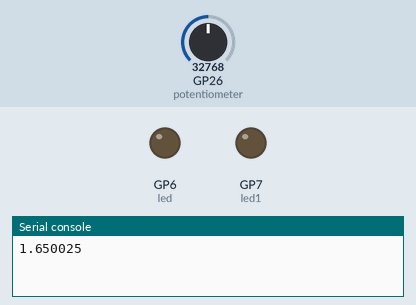
This program was run on a simulated Raspberry Pi Pico running MicroPython. Parts: output pins drawn as LEDs (lit = HIGH), the last lines printed to the serial console. The inputs (shaded band) are chosen by the test bench; at power-on: GP26 (potentiometer) = 32768 (analog values on the 0–65535 scale).

Above: at 1.2 s.
1.3 s: GP26 (potentiometer) set to 39056
5.2 s: GP26 (potentiometer) set to 40160
At 9.1 s:
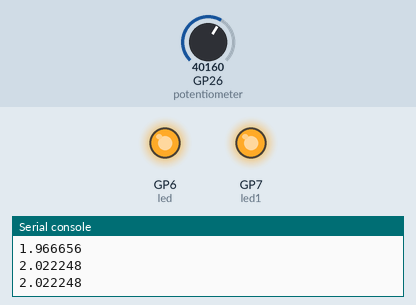
9.5 s: GP26 (potentiometer) set to 32767
At 13.2 s:
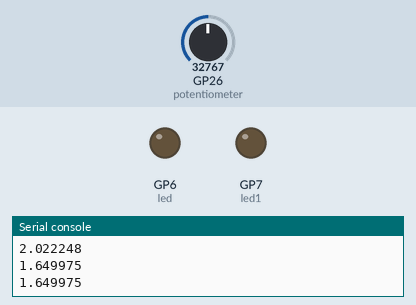
13.5 s: GP26 (potentiometer) set to 45874
At 16.4 s:
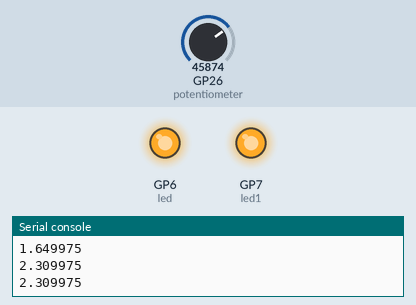
Timing chart, 0 to 17.9 s (numbered marks = the images above; inputs shaded):
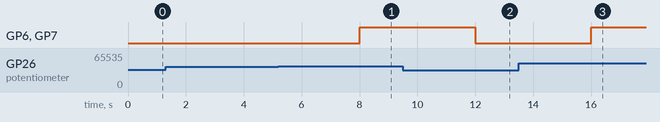

The program:

analog_led.py
```python
import machine
import utime

potentiometer = machine.ADC(26)
conversion_factor = 3.3 / (65535)
led = machine.Pin(6, machine.Pin.OUT)
led1 = machine.Pin(7, machine.Pin.OUT)

while True:
    voltage = potentiometer.read_u16() * conversion_factor
    print(voltage)
    utime.sleep(2)
    if voltage >= 2:
        led.value(1)
        led1.value(1)
    else :
        led.value(0)
        led1.value(0)
```

Measured:
- the behaviour switches between 39712 and 39728 on GP26 (potentiometer) (found by bisection; images 0 and 1)
- after the input at 5.2 s, GP6 (led), GP7 (led1): LOW → HIGH after 2.8 s
- after the input at 9.5 s, GP6 (led), GP7 (led1): HIGH → LOW after 2.5 s
- after the input at 13.5 s, GP6 (led), GP7 (led1): LOW → HIGH after 2.5 s
